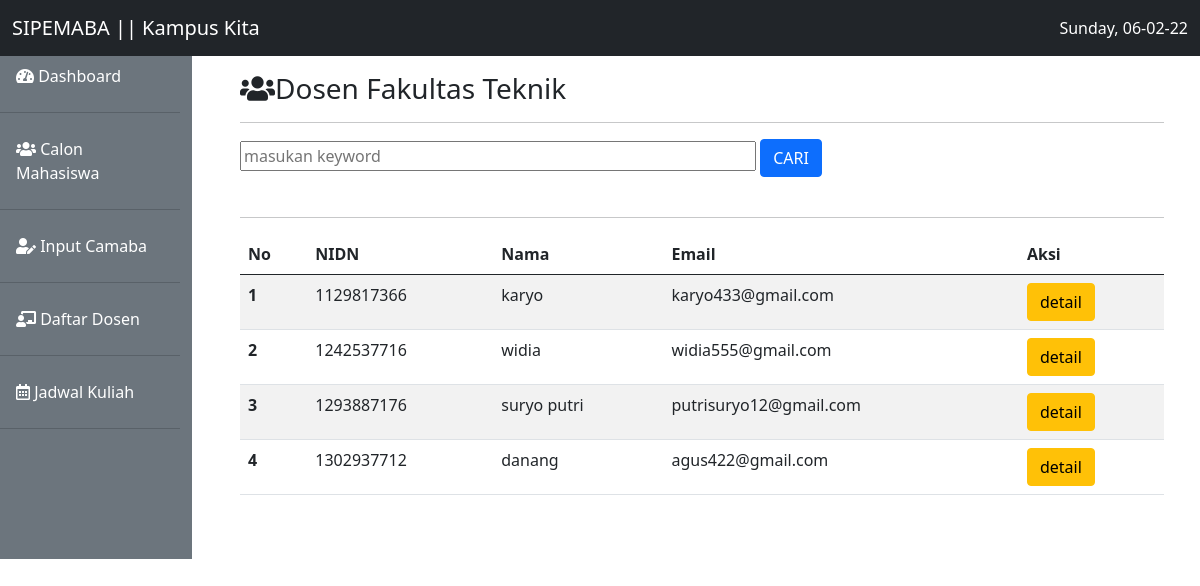
Screenshot of /EKT2_1904030022/dosen.php with the database file from the repository.
### tables this page shows
CREATE TABLE `daftar_dosen` (
  `foto_dosen` varchar(12) NOT NULL,
  `nama` varchar(35) NOT NULL,
  `nidn` int(15) NOT NULL,
  `jenis_kelamin` varchar(20) NOT NULL,
  `email` varchar(35) NOT NULL,
  `alamat_rumah` varchar(300) NOT NULL,
  `agama` varchar(10) NOT NULL,
  `pendidikanS1` varchar(35) NOT NULL,
  `pendidikanS2` varchar(35) NOT NULL,
  `pendidikanS3` varchar(35) NOT NULL
);

### EKT2_1904030022/functions.php (called while the page is built, shortened)
<?php
$konn = mysqli_connect('localhost', 'root', '', 'wpsmt5');
function query($query)
{
  global $konn;
  $result = mysqli_query($konn, $query);
  $rows = [];
  while ($row = mysqli_fetch_assoc($result)) {
    $rows[] = $row;
  }
  return $rows;
}

### EKT2_1904030022/dosen.php (the view, shortened to what this page needs)
<?php
require 'functions.php';
$listdosen = query("SELECT * FROM daftar_dosen");
?>
<!doctype html>
<html lang="en">
<head>
  <link href="tema/bootstrap/css/bootstrap.min.css" rel="stylesheet">
  <link rel="stylesheet" href="tema/fontawesome/css/all.min.css">
</head>
<body>
  <nav class="navbar navbar-expand-lg navbar-light bg-dark fixed-top">
    <div class="container-fluid">
      <a class="navbar-brand text-white" href="#">SIPEMABA || Kampus Kita</a>
      <div class="collapse navbar-collapse" id="navbarSupportedContent">
        <div class="text-white">
          <?php
          echo date('l, d-m-y');
          ?>
        </div>
      </div>
    </div>
  </nav>
  <div class="row mt-4">
    <div class="col-md-2 mt-2 pr-3 pt-4 bg-secondary">
      <ul class="nav flex-column">
        <li class="nav-item">
          <a class="nav-link text-white" aria-current="page" href="#"><i class="fas fa-tachometer-alt"></i> Dashboard</a>
          <hr class="bg-dark">
        </li>
        <li class="nav-item">
          <a class="nav-link text-white" href="index.php"><i class="fas fa-users"></i> Calon Mahasiswa</a>
          <hr>
        </li>
        <li class="nav-item">
          <a class="nav-link text-white" href="tambah.php"><i class="fas fa-user-edit"></i> Input Camaba</a>
          <hr>
        </li>
        <li class="nav-item">
          <a class="nav-link text-white" href="dosen.php"><i class="fas fa-chalkboard-teacher"></i> Daftar Dosen</a>
          <hr>
        </li>
        <li class="nav-item">
          <a class="nav-link text-white" href="#"><i class="far fa-calendar-alt"></i> Jadwal Kuliah</a>
          <hr>
        </li>
      </ul>
    </div>
    <div class="col-md-10 p-5 pt-5">
      <h3><i class="fas fa-users"></i>Dosen Fakultas Teknik</h3>
      <hr>
      <form action="" method="POST">
        <input type="text" id="keyword" size="50" name="keyword" placeholder="masukan keyword" autocomplete="off">
        <button type="submit" class="btn btn-primary" name="cari">CARI</button>
      </form>
      <br>
      <hr>
      <table class="table table-striped">
        <thead>
          <tr>
            <th scope="col">No</th>
            <th scope="col">NIDN</th>
            <th scope="col">Nama</th>
            <th scope="col">Email</th>
            <th scope="col">Aksi</th>
          </tr>
        </thead>
        <tbody>
          <?php $no = 1; ?>
          <?php foreach ($listdosen as $dsn) : ?>
            <tr>
              <th scope="row"><?php echo $no; ?></th>
              <td><?php echo $dsn['nidn']; ?></td>
              <td><?php echo $dsn['nama']; ?></td>
              <td><?php echo $dsn['email']; ?></td>
              <td><a href="detaildsn.php?id=<?= $dsn['nidn']; ?>" class="btn btn-warning" role="button">detail</a></td>
            </tr>
            <?php $no++ ?>
          <?php endforeach ?>
        </tbody>
      </table>
    </div>
  </div>
</body>
</html>

### rows the page displays
daftar_dosen: nidn "1129817366", nama "karyo", email "karyo433@gmail.com"
daftar_dosen: nidn "1242537716", nama "widia", email "widia555@gmail.com"
daftar_dosen: nidn "1293887176", nama "suryo putri", email "putrisuryo12@gmail.com"
daftar_dosen: nidn "1302937712", nama "danang", email "agus422@gmail.com"
